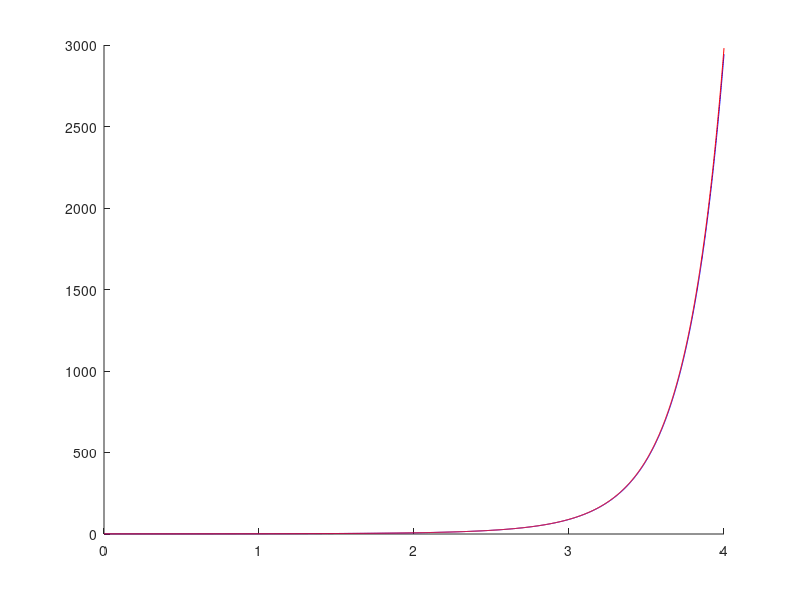

The MATLAB source for this figure:
yprime = @(t,y) y*t;
h = 0.001;
t = 0:h:4;
y = zeros(1,length(t));
y(1) = 1;
for n = 1:(length(t)-1)
    y(n+1) = y(n) + (h * yprime(t(n),y(n)));
end
yexact = exp(.5*t.^2);
hold on
plot(t,y,'b')
plot(t,yexact,'r')
hold off
